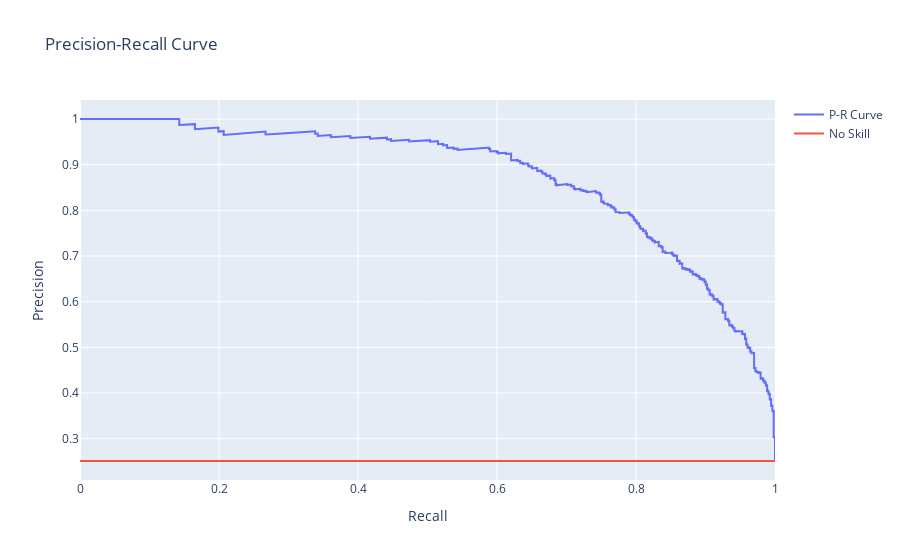

Notebook source saved alongside this figure:
### Code cell
import plotly.graph_objects as go
fig = go.Figure()
fig.add_trace(go.Scatter(x=recall, y=precision, mode="lines", name="P-R Curve"))
no_skill = len(environmental_claims.label[environmental_claims.label==1]) / len(environmental_claims.label)
fig.add_trace(go.Scatter(x=np.linspace(0, 1, len(precision)), y=np.ones_like(precision) * no_skill, mode="lines", name="No Skill"))
fig.update_layout(title="Precision-Recall Curve", xaxis_title="Recall", yaxis_title="Precision")
fig.show()

### Figure 1 — Plotly figure (JSON) as saved in the notebook; plotly's stock layout.template omitted (floating-point values rounded to 4 significant figures; data arrays with more than 128 entries replaced by an {"elided": "..."} marker saying what was removed)
{"data": [{"mode": "lines", "name": "P-R Curve", "type": "scatter", "x": {"elided": "2000 float values"}, "y": {"elided": "2000 float values"}}, {"mode": "lines", "name": "No Skill", "type": "scatter", "x": {"elided": "2000 float values"}, "y": {"elided": "2000 float values"}}], "layout": {"title": {"text": "Precision-Recall Curve"}, "xaxis": {"title": {"text": "Recall"}}, "yaxis": {"title": {"text": "Precision"}}}}
